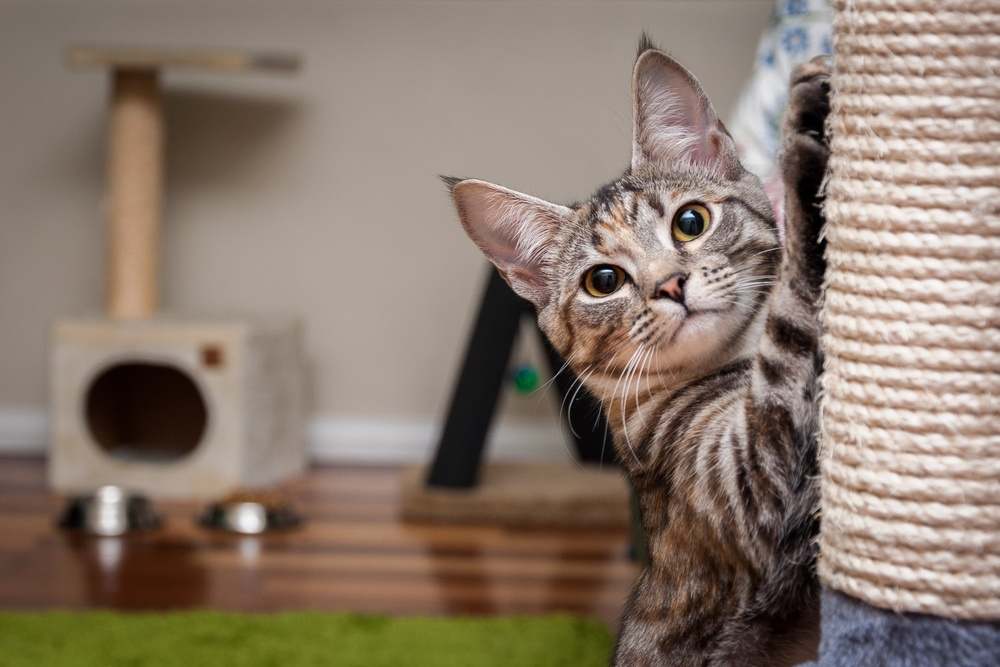
#> input picture cat.jpg, 1000 x 667 px, shrunk from 3176 x 2117 before the run
$ python ImageTiler256v1.py
#> lines starting #> are read from the running program, lines starting #| are printed output that depends on the picture
# -*- coding: utf-8 -*-
"""
@author: Allen
"""

import os
import sys
import shutil
from math import log2, ceil
from PIL import Image

# Variables
levelDir = os.getcwd() + "\\L"
n = 0
m = 0
L = 1
sourceImage = None
numberOfTiles = 0


# Methods
def showImageInfo():
    print("Source Image Info")
    print(" Filename: ", sourceImage.filename, "\n"
          " Format: ", sourceImage.format, "\n"
          " Size: ", sourceImage.size, "\n"
          " Mode: ", sourceImage.mode)

    calcLevel()

def calcLevel():
    n = sourceImage.width
    m = sourceImage.height
    L = ceil(log2(max(n,m)))
    numberOfTiles = ceil(n/256) * ceil(m/256)

    print("Level of Zoom: " + str(L))
    print("Number of tiles needed: " + str(numberOfTiles))


def makeTile(left, upper, right, lower):
    return


# Execution
if __name__ == "__main__":
    left = 0
    upper = 0
    right = 256
    lower = 256
    lastTileInRow = None
    tileNum = 1

    if os.path.isdir(levelDir):
        shutil.rmtree(levelDir)

    os.mkdir(levelDir)

    try:
        # sourceImage = Image.open(sys.argv[1])
        sourceImage = Image.open("cat.jpg")
#> sourceImage is the input picture: PIL image 1000x667 RGB; mean R, G, B 138, 121.8, 108.5
        showImageInfo()
#|  Filename:  cat.jpg
#|  Format:  JPEG
#|  Size:  (1000, 667)
#|  Mode:  RGB
#| Level of Zoom: 10
#| Number of tiles needed: 12

        while lower < sourceImage.height:
            while right < sourceImage.width:
                sourceImage.crop((left,
                                  upper,
                                  right,
                                  lower)).save(levelDir+"\\%d_%d_%d.jpg" % (tileNum, left, upper), format=sourceImage.format)
                tileNum = tileNum + 1

                left = left + 256
                right = right + 256

            # when you reached the last tile of the row and the pixels do not fill the entire tile
            if left < sourceImage.width:
                sourceImage.crop((left,
                                  upper,
                                  sourceImage.width,
                                  lower)).save(levelDir+"\\%d_%d_%d.jpg" % (tileNum, left, upper), format=sourceImage.format)
                tileNum = tileNum + 1

            left = 0
            upper = upper + 256
            right = 256
            lower = lower + 256
#> this loop made 2 passes
#> pass 1, `sourceImage.crop((left, upper, right, lower)).save(levelDir+"\\%d_%d_%..`:
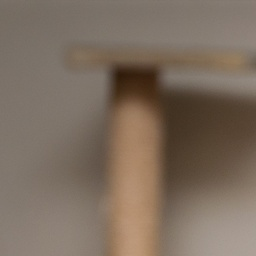
#> saved as 1_0_0.jpg: PIL image 256x256 RGB; mean R, G, B 125.1, 109.5, 95.4
#> pass 1, `sourceImage.crop((left, upper, right, lower)).save(levelDir+"\\%d_%d_%..`:
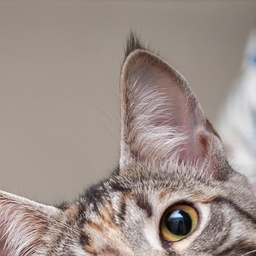
#> saved as 3_512_0.jpg: PIL image 256x256 RGB; mean R, G, B 157.5, 144.5, 137.9
#> pass 1, `sourceImage.crop((left, upper, sourceImage.width, lower)).save(levelDi..`:
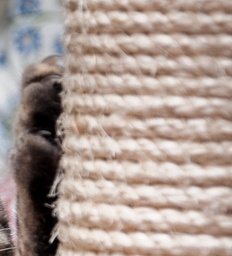
#> saved as 4_768_0.jpg: PIL image 232x256 RGB; mean R, G, B 172.6, 156.2, 148.5
#> after the loop, lower = 768; tileNum = 9; upper = 512

        # when you reached the last row of the image and each tile don't have
        # enough pixels to fill the entire space
        lower = sourceImage.height
#> lower = 667
        while right < sourceImage.width:
                sourceImage.crop((left,
                                  upper,
                                  right,
                                  lower)).save(levelDir+"\\%d_%d_%d.jpg" % (tileNum, left, upper), format=sourceImage.format)
                tileNum = tileNum + 1

                left = left + 256
                right = right + 256

            # when you reached the last tile of the row and the pixels do not fill the entire tile
                if left < sourceImage.width:
                    sourceImage.crop((left,
                                      upper,
                                      sourceImage.width,
                                      lower)).save(levelDir+"\\%d_%d_%d.jpg" % (tileNum, left, upper), format=sourceImage.format)
                    tileNum = tileNum + 1
#> this loop made 3 passes
#> (tileNum, left, right) on passes 1 to 3: (11, 256, 512), (13, 512, 768), (15, 768, 1024)
#> pass 1, `sourceImage.crop((left, upper, right, lower)).save(levelDir+"\\%d_%d_%..`:
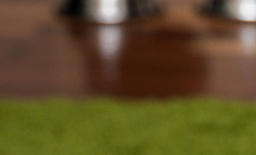
#> saved as 9_0_512.jpg: PIL image 256x155 RGB; mean R, G, B 95.8, 79.3, 40.3
#> pass 1, `sourceImage.crop((left, upper, sourceImage.width, lower)).save(levelDi..`:
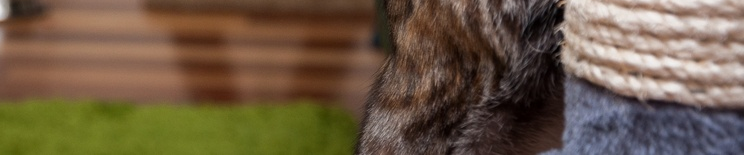
#> saved as 10_256_512.jpg: PIL image 744x155 RGB; mean R, G, B 109, 90.5, 68.7
#> pass 2, `sourceImage.crop((left, upper, right, lower)).save(levelDir+"\\%d_%d_%..`:
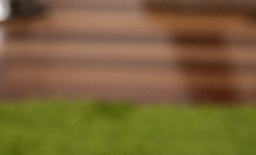
#> saved as 11_256_512.jpg: PIL image 256x155 RGB; mean R, G, B 120.5, 98.3, 55.3
#> pass 2, `sourceImage.crop((left, upper, sourceImage.width, lower)).save(levelDi..`:
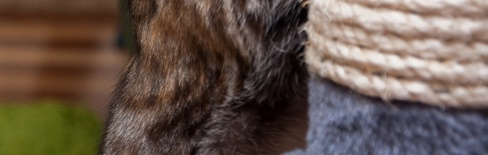
#> saved as 12_512_512.jpg: PIL image 488x155 RGB; mean R, G, B 102.9, 86.3, 75.8
#> after the loop, left = 768; right = 1024; tileNum = 15


    except FileNotFoundError:
        print("There is no such file")
        raise

    print("END PROGRAM")
